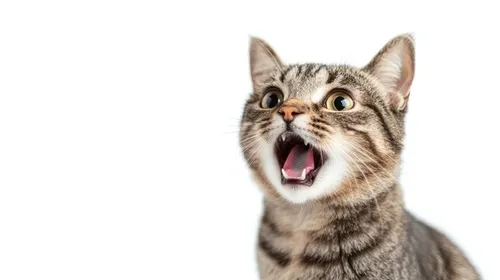
#> input picture assets/cat.webp, 500 x 280 px
$ python 3_drawing.py
#> lines starting #> are read from the running program, lines starting #| are printed output that depends on the picture
import cv2

img = cv2.imread("assets/cat.webp",cv2.IMREAD_COLOR)
#> img is the input picture: shape (280, 500, 3); mean B, G, R 218.6, 222.9, 227.9

#BORDER // img , top , bottom , left , right , borderType, value
img = cv2.copyMakeBorder(img , 10,10,10,10,borderType= cv2.BORDER_CONSTANT ,
                          value= (0,40,100))
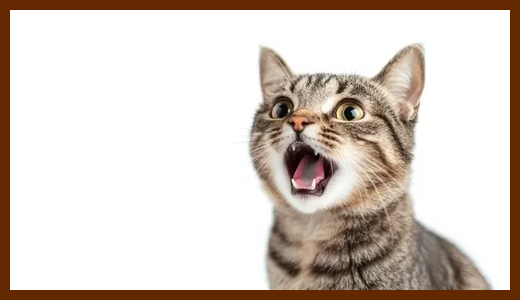
#> img: shape (300, 520, 3); mean B, G, R 196.2, 204.2, 214.8

#LINE  // img , point1 , point2 , color , thickness
img = cv2.line(img , (50,50) , (300,300) , color=(0,0,100) , thickness=5)

#ARROW // img , point1 , point2 , color , thickness
img = cv2.arrowedLine(img , (50,80) , ( 360,30) , color =(100,0,0) , thickness = 5)

#CIRCLE // img , center  , radius , color, thickness
img = cv2.circle(img ,(100,100) ,50,color=(0,100,0))

#ELLIPSE //img , center , axes , angle , startAngle , endAngle , color , thickness
img = cv2.ellipse(img , center=(45,80) , axes=(100,200) ,angle=45 , startAngle=0 ,
                   endAngle=360 , color =(0,200,200), thickness=5)

#RECTANGLE //img , point1 , point2 , color , thickness
img = cv2.rectangle(img , (50,50) , (120,10) , (150,150,150) , 5)

#TEXT //img , text , origin, fontFace , fontScale , color , thickness
img = cv2.putText(img ,"ELLA <3" , org=(150,200) ,
                  fontFace=cv2.FONT_HERSHEY_COMPLEX , fontScale=2,
                  color=(200,0,0),thickness=10)
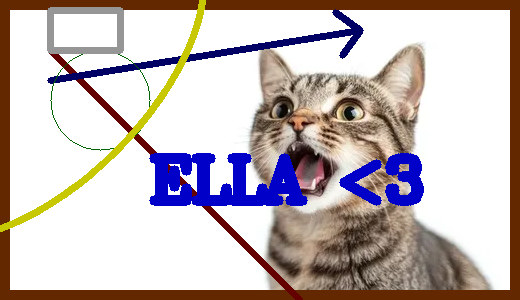
#> img: shape (300, 520, 3); mean B, G, R 186.1, 185.2, 196.3

cv2.imshow("Ella",img)
cv2.waitKey(0)
cv2.destroyAllWindows()

$ run again, with assets/shapes.png saved as assets/cat.webp
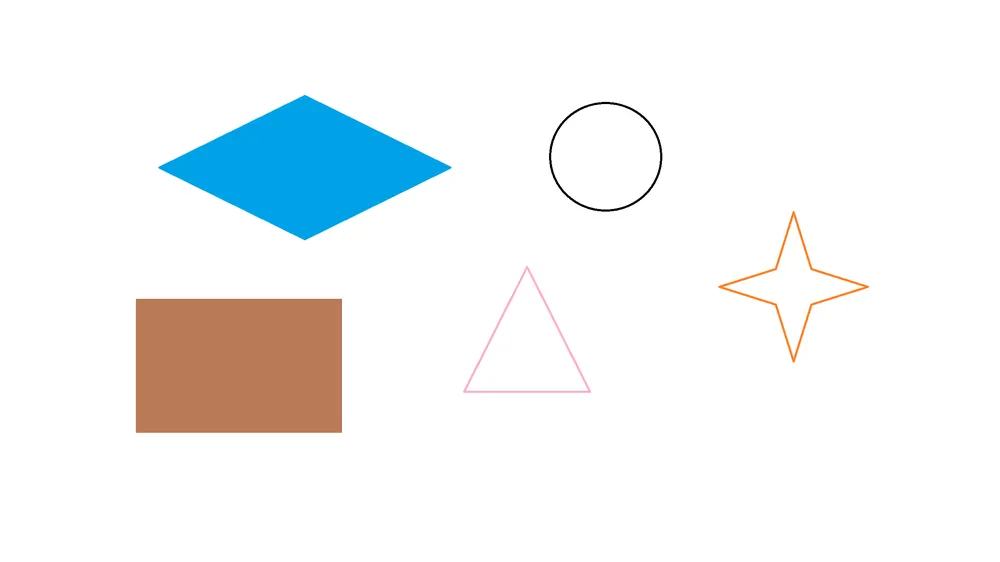
#> input picture assets/shapes.png, 1000 x 562 px, shrunk from 2304 x 1296 before the run
#> img is the input picture: shape (562, 1000, 3); mean B, G, R 244.9, 244.2, 241.3
#> `img = cv2.copyMakeBorder(img , 10,10,10,10,borderType= cv2.BORDER_CONS..`:
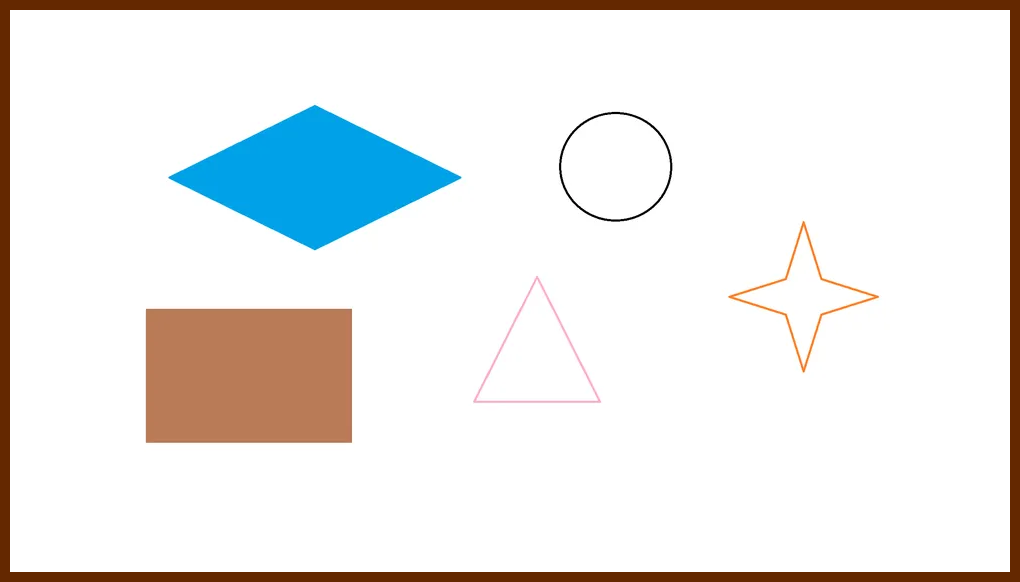
#> img: shape (582, 1020, 3); mean B, G, R 231.9, 233.3, 233.8
#> `img = cv2.putText(img ,"ELLA <3" , org=(150,200) , fontFace=cv2.FONT_H..`:
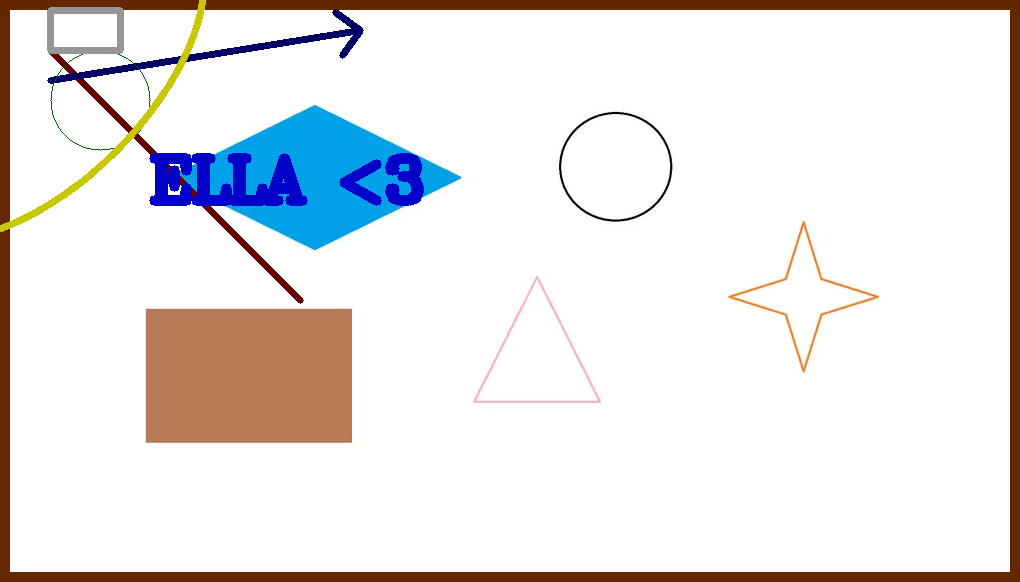
#> img: shape (582, 1020, 3); mean B, G, R 228.9, 228.7, 231
